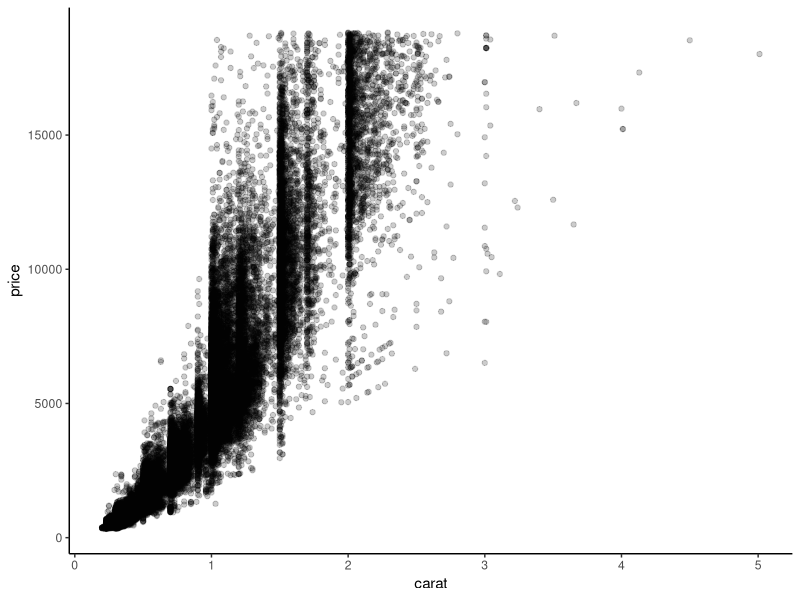

The R source for this figure:
## ---- chunk 1
#| echo: false
#| label: setup
#| message: false
library(tidyverse)

## ---- chunk 2

ggplot(diamonds, aes(x = carat, y = price)) + geom_point(alpha = 0.2) + theme_classic()

